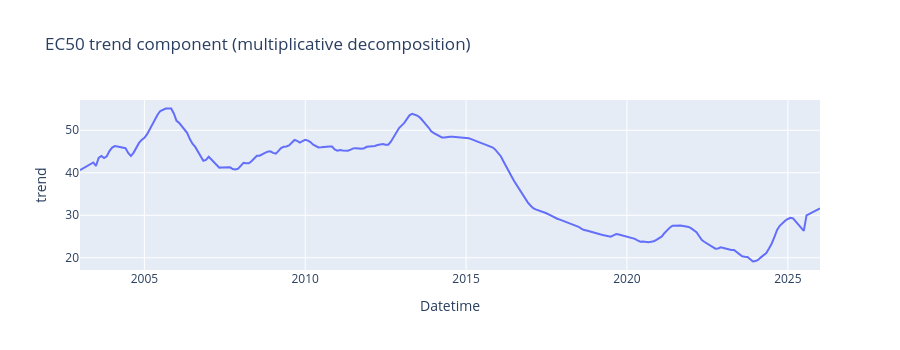

Notebook code cell kept with this figure:
### Markdown cell above
### EC50 trend decomposition

### Code cell
trend_ec50 = pd.read_csv(RESULTS / "trend_EC50.csv", parse_dates=["Datetime"])
fig = px.line(trend_ec50, x="Datetime", y="trend", title="EC50 trend component (multiplicative decomposition)")
fig.update_layout(height=350)
fig.show()

### Figure 1 — Plotly figure (JSON) as saved in the notebook; plotly's stock layout.template omitted (floating-point values rounded to 4 significant figures; data arrays with more than 128 entries replaced by an {"elided": "..."} marker saying what was removed)
{"data": [{"hovertemplate": "Datetime=%{x}<br>trend=%{y}<extra></extra>", "legendgroup": "", "line": {"color": "#636efa", "dash": "solid"}, "marker": {"symbol": "circle"}, "mode": "lines", "name": "", "orientation": "v", "showlegend": false, "type": "scatter", "x": {"elided": "276 str values"}, "xaxis": "x", "y": {"elided": "276 float values"}, "yaxis": "y"}], "layout": {"height": 350, "legend": {"tracegroupgap": 0}, "title": {"text": "EC50 trend component (multiplicative decomposition)"}, "xaxis": {"anchor": "y", "domain": [0, 1], "title": {"text": "Datetime"}}, "yaxis": {"anchor": "x", "domain": [0, 1], "title": {"text": "trend"}}}}
